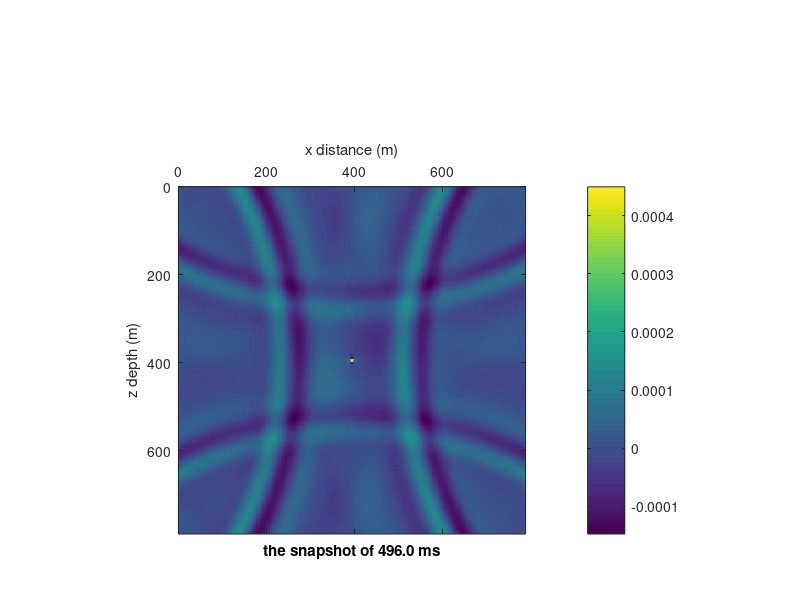
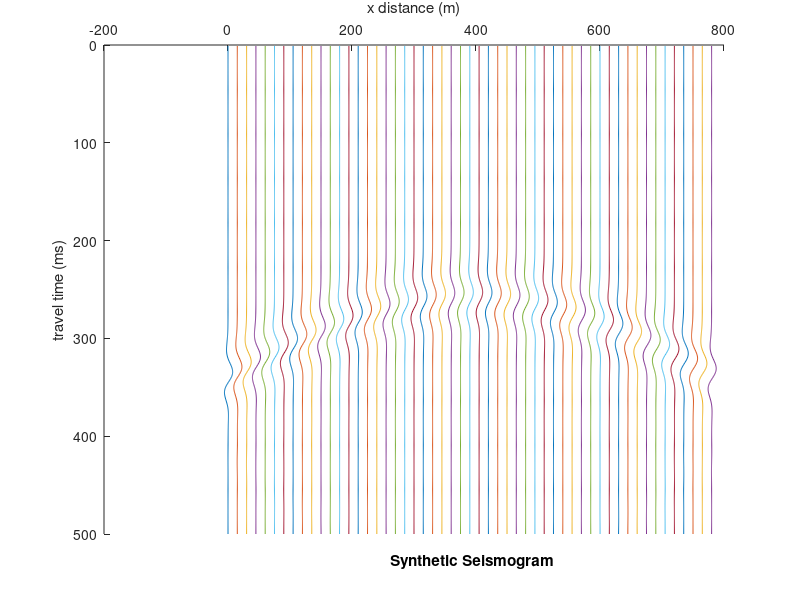

These charts were generated, in order, by the following MATLAB code:
function TDFDEWFS2DSG

% TDFDEWFS2DSG
% This is a program of Time Domain Finite Difference Elastic Wave Field Simulating with 2-Dimension Staggered Grid.
% Written by Tche.L. from USTC, 2016.7.

clc; clear; close all;
% format long;

%% Input parameters

nx = 159;               % the number of grid nodes in x-direction.
nz = 159;               % the number of grid nodes in z-direction.
npmlz = 20;            	% the number of grid nodes in top and bottom side of PML absorbing boundary.
npmlx = 20;             % the number of grid nodes in left and right side of PML absorbing boudary.
sx = 80;                % the grid node number of source position in x-direction.
sz = 80;                % the grid node number of source position in z-direction.
dx = 5;                 % the grid node interval in x-direction; Unit: m.
dz = 5;                 % the grid node interval in z-direction; Unit: m.
nt = 500;               % the number of time nodes for wave calculating.
dt = 1e-3;            	% the time node interval; Unit: s.
nppw = 12;              % the node point number per wavelength for dominant frequency of Ricker wavelet source.
ampl = 1.0e0;           % the amplitude of source wavelet.
xrcvr = 1:3:nx;         % the grid node number in x-direction of reciver position on ground.
nodr = 1;               % half of the order number for spatial difference.

%% Determine the difference coefficients

B = [1 zeros(1,nodr - 1)]';
A = NaN*ones(nodr,nodr);
for i = 1:1:nodr
    A(i,:) = (1:2:2*nodr - 1).^(2*i - 1);
end
C = A\B;

%% Model and source

Nz = nz + 2*npmlz;
Nx = nx + 2*npmlx;

vp = 2000*ones(Nz,Nx);                                                      % the velocity of P-wave of model; Unit: m/s.
vs = 1000*ones(Nz,Nx);                                                      % the velocity of S-wave of model; Unit: m/s.
rho = 1000*ones(Nz,Nx);                                                     % the density of model; Unit: kg/m^3.
% vp(fix(Nz/3):end,fix(Nx/2):end) = 1500;

lmd = rho.*(vp.^2 - 2.*vs.^2);                                              % the lame parameter lambda of elastic wave of model.
mu = rho.*vs.^2;                                                            % the lame parameter mu of elastic wave of model.

f0 = min(vs(:))/(max(dx,dz)*nppw);                                          % the dominant frequency of source Ricker wavelet; Unit: Hz.
t0 = 1/f0;                                                                  % the time shift of source Ricker wavelet; Unit: s; Suggest: 0.02 if fm = 50, or 0.05 if fm = 20.
t = dt*(1:1:nt);
src = (1 - 2*(pi*f0.*(t - t0)).^2).*exp( - (pi*f0*(t - t0)).^2);           	% the time series of source wavelet.
% The source wavelet formula refers to the equations (18) of Collino and Tsogka, 2001.

%% Perfectly matched layer absorbing factor

% R = 1e-6;                                                                   % Recommend: $R = 1e-2, if $nabsr = 5; $R = 1e-3, if $nabsr = 10; $R = 1e-4, if $absr = 20.
% dpml0z = log(1/R)*3*max(vs(:))/(2*npmlz);
dpml0z = 3*max(vs(:))/dz*(8/15 - 3/100*npmlz + 1/1500*npmlz^2);
dpmlz = zeros(Nz,Nx);
dpmlz(1:npmlz,:) = (dpml0z*((npmlz: - 1:1)./npmlz).^2)'*ones(1,Nx);
dpmlz(npmlz + nz + 1:Nz,:) = dpmlz(npmlz: - 1:1,:);
dpml0x = 3*max(vs(:))/dx*(8/15 - 3/100*npmlx + 1/1500*npmlx^2);
dpmlx = zeros(Nz,Nx);
dpmlx(:,1:npmlx) = ones(Nz,1)*(dpml0x*((npmlx: - 1:1)./npmlx).^2);
dpmlx(:,npmlx + nx + 1:Nx) = dpmlx(:,npmlx: - 1:1);
% The PLM formula refers to the equations (2) and (3) of Marcinkovich and Olsen, 2003.

%% Wavefield calculating

Coeffi1 = (2 - dt.*dpmlx)./(2 + dt.*dpmlx);
Coeffi2 = (2 - dt.*dpmlz)./(2 + dt.*dpmlz);
Coeffi3 = 2*dt./(2 + dt.*dpmlx)./rho./dx;
Coeffi4 = 2*dt./(2 + dt.*dpmlz)./rho./dz;
Coeffi5 = 2*dt./(2 + dt.*dpmlx).*(lmd + 2.*mu)./dx;
Coeffi6 = 2*dt./(2 + dt.*dpmlz).*lmd./dz;
Coeffi7 = 2*dt./(2 + dt.*dpmlx).*lmd./dx;
Coeffi8 = 2*dt./(2 + dt.*dpmlz).*(lmd + 2.*mu)./dz;
Coeffi9 = 2*dt./(2 + dt.*dpmlx).*mu./dx;
Coeffi0 = 2*dt./(2 + dt.*dpmlz).*mu./dz;

% +++++++++++++++++++++++++++++++++++++ approximate coeffient ++++++++++++++++++++++++++++++++++++++
% Coeffi1 = 1 - dt.*dpmlx;
% Coeffi2 = 1 - dt.*dpmlz;
% Coeffi3 = dt./rho./dx;
% Coeffi4 = dt./rho./dz;
% Coeffi5 = (lmd + 2.*mu).*dt./dx;
% Coeffi6 = lmd.*dt./dz;
% Coeffi7 = lmd.*dt./dx;
% Coeffi8 = (lmd + 2.*mu).*dt./dz;
% Coeffi9 = mu.*dt./dx;
% Coeffi0 = mu.*dt./dz;
% --------------------------------------------------------------------------------------------------

NZ = Nz + 2*nodr;
NX = Nx + 2*nodr;

Znodes = nodr + 1:NZ - nodr;
Xnodes = nodr + 1:NX - nodr;
znodes = nodr + npmlz + 1:nodr + npmlz + nz;
xnodes = nodr + npmlx + 1:nodr + npmlx + nx;
nsrcz = nodr + npmlz + sz;
nsrcx = nodr + npmlx + sx;

vxt = zeros(NZ,NX,2);
vxx = zeros(NZ,NX,2);
vxz = zeros(NZ,NX,2);
vzt = zeros(NZ,NX,2);
vzx = zeros(NZ,NX,2);
vzz = zeros(NZ,NX,2);
txxt = zeros(NZ,NX,2);
txxx = zeros(NZ,NX,2);
txxz = zeros(NZ,NX,2);
tzzt = zeros(NZ,NX,2);
tzzx = zeros(NZ,NX,2);
tzzz = zeros(NZ,NX,2);
txzt = zeros(NZ,NX,2);
txzx = zeros(NZ,NX,2);
txzz = zeros(NZ,NX,2);
Psum = NaN*ones(Nz,Nx);

P = NaN*ones(nz,nx,nt);

tic;
for it = 1:1:nt
    fprintf('The calculating time node is: it = %d\n',it);
    %% load source
    txxx(nsrcz,nsrcx,1) = txxx(nsrcz,nsrcx,1) + ampl*src(it)./4;
    txxz(nsrcz,nsrcx,1) = txxz(nsrcz,nsrcx,1) + ampl*src(it)./4;
    tzzx(nsrcz,nsrcx,1) = tzzx(nsrcz,nsrcx,1) + ampl*src(it)./4;
    tzzz(nsrcz,nsrcx,1) = tzzz(nsrcz,nsrcx,1) + ampl*src(it)./4;
    txxt(:,:,1) = txxx(:,:,1) + txxz(:,:,1);
    tzzt(:,:,1) = tzzx(:,:,1) + tzzz(:,:,1);
    P(:,:,it) = txxt(znodes,xnodes,1);
%     P(:,:,it) = tzzt(znodes,xnodes,1);
%     P(:,:,it) = txzt(znodes,xnodes,1);
    %% calculate v_x
    Psum(:,:) = 0;
    for i = 1:1:nodr
        Psum = Psum + C(i).*(txxt(Znodes,Xnodes + i - 1,1) - txxt(Znodes,Xnodes - i,1));
    end
    vxx(Znodes,Xnodes,2) = Coeffi1.*vxx(Znodes,Xnodes,1) + Coeffi3.*Psum;
    Psum(:,:) = 0;
    for i = 1:1:nodr
        Psum = Psum + C(i).*(txzt(Znodes + i - 1,Xnodes,1) - txzt(Znodes - i,Xnodes,1));
    end
    vxz(Znodes,Xnodes,2) = Coeffi2.*vxz(Znodes,Xnodes,1) + Coeffi4.*Psum;
    vxt(:,:,2) = vxx(:,:,2) + vxz(:,:,2);
%     P(:,:,it) = vxt(znodes,xnodes,2);
    %% calculate v_z
    Psum(:,:) = 0;
    for i = 1:1:nodr
        Psum = Psum + C(i).*(txzt(Znodes,Xnodes + i,1) - txzt(Znodes,Xnodes - i + 1,1));
    end
    vzx(Znodes,Xnodes,2) = Coeffi1.*vzx(Znodes,Xnodes,1) + Coeffi3.*Psum;
    Psum(:,:) = 0;
    for i = 1:1:nodr
        Psum = Psum + C(i).*(tzzt(Znodes + i,Xnodes,1) - tzzt(Znodes - i + 1,Xnodes,1));
    end
    vzz(Znodes,Xnodes,2) = Coeffi2.*vzz(Znodes,Xnodes,1) + Coeffi4.*Psum;
    vzt(:,:,2) = vzx(:,:,2) + vzz(:,:,2);
%     P(:,:,it) = vzt(znodes,xnodes,2);
    %% calculate tau_{xx} and tau_{zz}
    Psum(:,:) = 0;
    for i = 1:1:nodr
        Psum = Psum + C(i).*(vxt(Znodes,Xnodes + i,2) - vxt(Znodes,Xnodes - i + 1,2));
    end
    txxx(Znodes,Xnodes,2) = Coeffi1.*txxx(Znodes,Xnodes,1) + Coeffi5.*Psum;
    tzzx(Znodes,Xnodes,2) = Coeffi1.*tzzx(Znodes,Xnodes,1) + Coeffi7.*Psum;
    Psum(:,:) = 0;
    for i = 1:1:nodr
        Psum = Psum + C(i).*(vzt(Znodes + i - 1,Xnodes,2) - vzt(Znodes - i,Xnodes,2));
    end
    txxz(Znodes,Xnodes,2) = Coeffi2.*txxz(Znodes,Xnodes,1) + Coeffi6.*Psum;
    tzzz(Znodes,Xnodes,2) = Coeffi2.*tzzz(Znodes,Xnodes,1) + Coeffi8.*Psum;
    txxt(:,:,2) = txxx(:,:,2) + txxz(:,:,2);
    tzzt(:,:,2) = tzzx(:,:,2) + tzzz(:,:,2);
    %% calculate tau_{xz}
    Psum(:,:) = 0;
    for i = 1:1:nodr
        Psum = Psum + C(i).*(vzt(Znodes,Xnodes + i - 1,2) - vzt(Znodes,Xnodes - i,2));
    end
    txzx(Znodes,Xnodes,2) = Coeffi1.*txzx(Znodes,Xnodes,1) + Coeffi9.*Psum;
    Psum(:,:) = 0;
    for i = 1:1:nodr
        Psum = Psum + C(i).*(vxt(Znodes + i,Xnodes,2) - vxt(Znodes - i + 1,Xnodes,2));
    end
    txzz(Znodes,Xnodes,2) = Coeffi2.*txzz(Znodes,Xnodes,1) + Coeffi0.*Psum;
    txzt(:,:,2) = txzx(:,:,2) + txzz(:,:,2);
    %% exchange for next cycle
    vxx(:,:,1) = vxx(:,:,2);
    vxz(:,:,1) = vxz(:,:,2);
    vxt(:,:,1) = vxt(:,:,2);
    vzx(:,:,1) = vzx(:,:,2);
    vzz(:,:,1) = vzz(:,:,2);
    vzt(:,:,1) = vzt(:,:,2);
    txxx(:,:,1) = txxx(:,:,2);
    txxz(:,:,1) = txxz(:,:,2);
    txxt(:,:,1) = txxt(:,:,2);
    tzzx(:,:,1) = tzzx(:,:,2);
    tzzz(:,:,1) = tzzz(:,:,2);
    tzzt(:,:,1) = tzzt(:,:,2);
    txzx(:,:,1) = txzx(:,:,2);
    txzz(:,:,1) = txzz(:,:,2);
    txzt(:,:,1) = txzt(:,:,2);
end
toc;

%% Plotting

% Wavefield Snapshot
figure;% colormap gray;
clims = [min(P(:)) max(P(:))]./5;
for it = 1:5:nt
    imagesc((0:nx - 1).*dx,(0:nz - 1).*dz,P(:,:,it));%,clims);
    set(gca,'xaxislocation','top'); axis equal; axis([0 (nx - 1)*dx 0 (nz - 1)*dz]);
    colorbar; xlabel('x distance (m)'); ylabel('z depth (m)');
    title(sprintf('the snapshot of %.1f ms',it*dt*1e3),'position',[(nx - 1)*dx/2,(nz - 1)*dz*(1 + 0.07)]);
    pause(0.01);
end

% Synthetic Seismogram
syngram(:,:) = P(1,xrcvr,:);
synmax = max(abs(syngram(:)));
rcvrintv = (xrcvr(2) - xrcvr(1))*dx;
syngram = syngram./synmax.*(rcvrintv/2);
[nsyn,~] = size(syngram);
figure; hold on;
for i = 1:1:nsyn
    plot(syngram(i,:) + (xrcvr(i) - 1)*dx,t.*1e3);
end
xlabel('x distance (m)'); ylabel('travel time (ms)');
title('Synthetic Seismogram','position',[(xrcvr(1) + xrcvr(nsyn))*dx/2,t(end)*1e3*(1 + 0.07)]);
set(gca,'xaxislocation','top');
set(gca,'YDir','reverse');
hold off;

end

%% References

% Collino and Tsogka, 2001. Geophysics, Application of the perfectly matched absorbing layer model to the linear elastodynamic problem in anisotropic heterogeneous media.
% Marcinkovich and Olsen, 2003. Journal of Geophysical Research, On the implementation of perfectly mathced layers in a three-dimensional fourth-order velocity-stress finite difference scheme.
